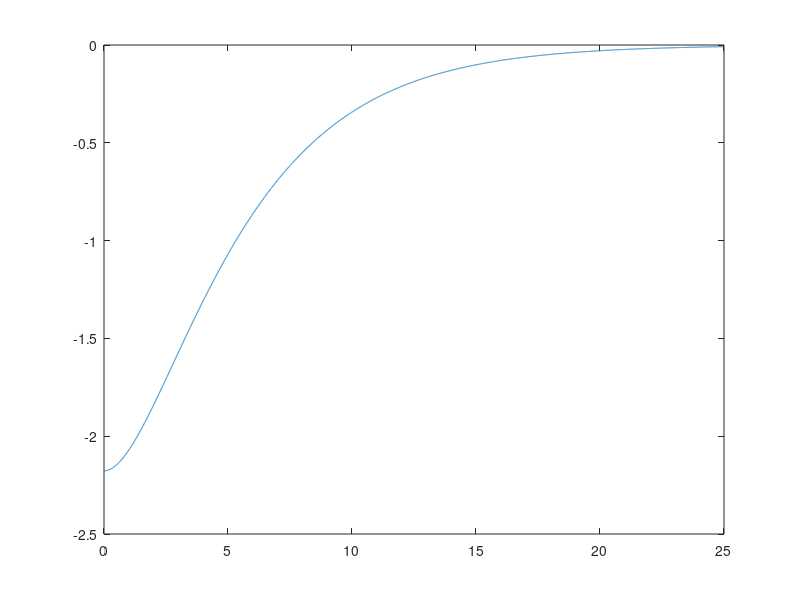

Here is the MATLAB script that generated this plot:
clear all;
d = 1;
e = 3/4;
m = 1/8;
f = 0;
N = 10000;
length = 25;
shag = length/(N-1);
e = e/d;
m = m/d;
f = f/d;
alfa(N) = 0;
beta(N) = 0;
alfa(1) = 1;
beta(1) = 0;
for i=2:N
 ai = shag*e/2 - 1;
 bi = 2 - shag*shag*m;
 ci = -shag*e/2 - 1;
 fi = f;
 alfa(i) = -ci/(bi+ai*alfa(i-1));
 beta(i) = -(ai*beta(i-1) + shag*shag*fi)/(bi+ai*alfa(i-1));
end
y(N) = -0.0084;
for i=N-1:-1:1
 y(i) = alfa(i)*y(i+1)+beta(i);
end
plot(shag*(0:N-1),y);
